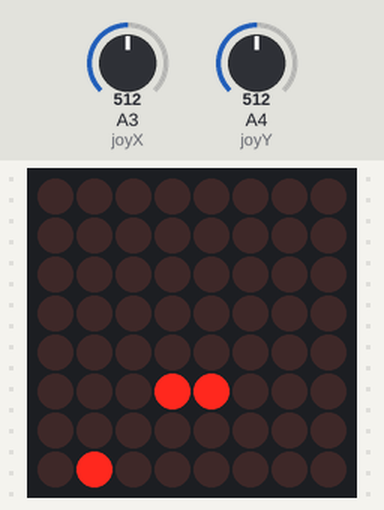
A sketch run on a simulated Arduino Uno, built with avr-gcc and run on an emulated ATmega328P. On the bench: 8×8 LED matrix. The test bench sets the inputs (shaded band); at power-on: A4 (joyY) = 512, A3 (joyX) = 512. Random numbers use the default seed unless the sketch sets one.

Above: at 1.2 s.
1.3 s: A4 (joyY) set to 909
4.3 s: A4 (joyY) set to 931
At 4.67 s:
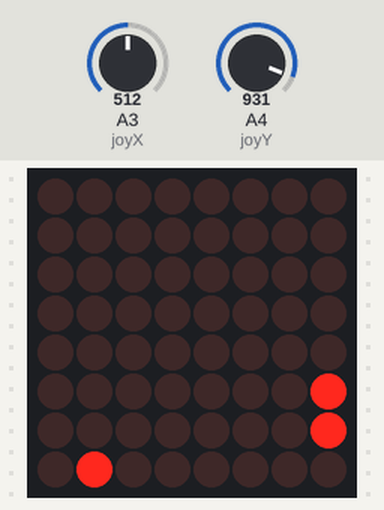
6.9 s: A3 (joyX) set to 104
8.4 s: A3 (joyX) set to 89
At 8.88 s:
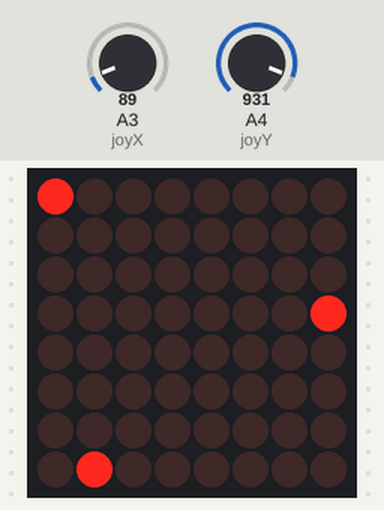
10.9 s: A3 (joyX) set to 110
At 13.73 s:
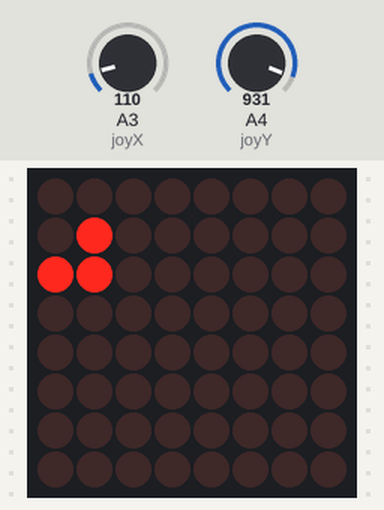
13.9 s: A3 (joyX) set to 904
16.9 s: A3 (joyX) set to 931
At 17.63 s:
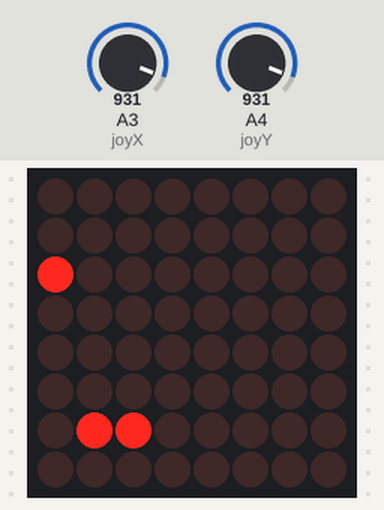

Measured:
- the behaviour switches between 920 and 921 on A4 (joyY) (found by bisection; images 0 and 1)
- the behaviour switches between 100 and 99 on A3 (joyX) (found by bisection; images 1 and 2)
- the behaviour switches between 920 and 921 on A3 (joyX) (found by bisection; images 3 and 4)

The sketch:

T.ino
```cpp
#include <LedControl.h>

// LED Matrix pins
const int DIN = 12;
const int CLK = 10;
const int CS = 11;
LedControl lc = LedControl(DIN, CLK, CS, 1);

// Joystick pins
const int joyX = A3;
const int joyY = A4;

// Game variables
byte grid[8] = {0};  // Represents the 8x8 grid
int snake[40][2];     // Snake body positions (max length 40)
int snakeLength = 2;
int headX = 5, headY = 1;
int dirX = 0, dirY = 1;  // Initial direction: right
int appleX, appleY;
float moveDelay = 300;   // Time between moves (milliseconds)
unsigned long lastMove = 0;


void setup() {
  // put your setup code here, to run once:
  lc.shutdown(0,false); // Wake up the LED matrix
  /* Set the brightness to a medium values */
  lc.setIntensity(0,8); // Set brightness to medium level
  /* and clear the display */
  lc.clearDisplay(0);

 // Initialize snake
  snake[0][0] = 5; snake[0][1] = 0;  // Tail
  snake[1][0] = 5; snake[1][1] = 1;  // Head

  // Place first apple
  placeApple();
}

void loop() {
  //Handle joystick input
  readJoystick();

  //Move snake at regular intervals
  if (millis() - lastMove > moveDelay) {
    moveSnake();
    lastMove = millis();
  }

    // Update display
  drawGame();
}


void readJoystick() {
  int xVal = analogRead(joyX);
  int yVal = analogRead(joyY);

 // Change direction
  if (xVal < 100 && dirY == 0) {    // Left
    dirX = 0; dirY = -1;
  } else if (xVal > 920 && dirY == 0) {  // Right
    dirX = 0; dirY = 1;
  } else if (yVal < 100 && dirX == 0) {  // Up
    dirX = -1; dirY = 0;
  } else if (yVal > 920 && dirX == 0) {  // Down
    dirX = 1; dirY = 0;
  }
}

void moveSnake(){
  //Calculate new head position
  headX += dirX;
  headY += dirY;

  // Wrap around screen edges
  if (headX < 0) headX = 7;
  if (headX > 7) headX = 0;
  if (headY < 0) headY = 7;
  if (headY > 7) headY = 0;

  // Check for collision
  for (int i = 0; i < snakeLength; i++) {
    if (snake[i][0] == headX && snake[i][1] == headY) {
      gameOver();
      return;
    }
}

  // Check if the apple was eaten
  if (headX == appleX && headY == appleY) {
    snakeLength++;
    placeApple();
    // Speed up slightly
    if (moveDelay > 100) moveDelay -= 10;
  } else {
    // Remove tail
    for (int i = 0; i < snakeLength - 1; i++) {
      snake[i][0] = snake[i+1][0];
      snake[i][1] = snake[i+1][1];
    }
  }

  // Add new head
  snake[snakeLength-1][0] = headX;
  snake[snakeLength-1][1] = headY;
}

void placeApple() {
  bool onSnake;
  do {
    onSnake = false;
    appleX = random(8);
    appleY = random(8);

    // Make sure apple doesn't spawn on snake
    for (int i = 0; i < snakeLength; i++) {
      if (snake[i][0] == appleX && snake[i][1] == appleY) {
        onSnake = true;
        break;
      }
    }
  } while (onSnake);
}

void drawGame() {
  // Clear grid
  for (int i = 0; i < 8; i++) {
    grid[i] = 0;
  }

  // Draw snake
  for (int i = 0; i < snakeLength; i++) {
    grid[snake[i][0]] |= (1 << (7 - snake[i][1]));
  }

  // Draw apple
  grid[appleX] |= (1 << (7 - appleY));

  // Update display
  for (int i = 0; i < 8; i++) {
    lc.setRow(0, i, grid[i]);
  }
}

void gameOver() {
  // Flash display
  for (int i = 0; i < 3; i++) {
    lc.clearDisplay(0);
    delay(200);
    drawGame();
    delay(200);
  }

  // Reset game
  snakeLength = 2;
  headX = 5; headY = 1;
  dirX = 0; dirY = 1;
  snake[0][0] = 5; snake[0][1] = 0;
  snake[1][0] = 5; snake[1][1] = 1;
  moveDelay = 300;
  placeApple();
}
```
